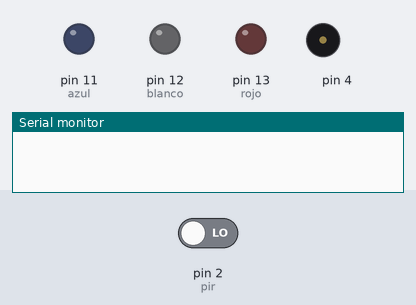
Recording of a sketch running on a simulated Arduino Uno, built with avr-gcc and run on an emulated ATmega328P. Shown: output pins drawn as LEDs (lit = HIGH), buzzer (waves = sounding), the last lines printed to the serial monitor. The inputs (shaded band) are chosen by the test bench; at power-on: pin 2 (pir) LOW.

Above: at 1.2 s.
1.3 s: pin 2 (pir) driven HIGH
At 1.7 s:
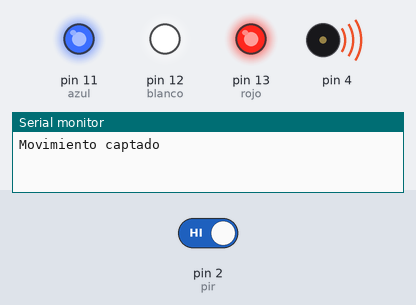
4.3 s: pin 2 (pir) driven LOW
At 4.8 s:
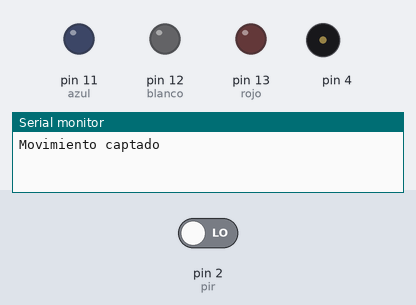
Timing chart, 0 to 7.3 s (numbered marks = the images above; inputs shaded):
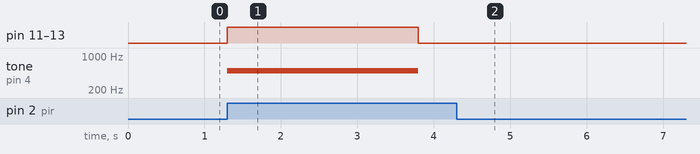

The sketch:

movimientobuzzer_1.ino
```cpp
byte rojo = 13;

byte blanco = 12;

byte azul = 11;

byte pir = 2;


void setup(){


  Serial.begin(9600);

  pinMode(4, OUTPUT);

  pinMode(rojo, OUTPUT);

  pinMode(blanco, OUTPUT);

  pinMode(azul, OUTPUT);

  pinMode(pir, INPUT);


}


void loop(){

  if(digitalRead(pir) == HIGH){
    digitalWrite(rojo, HIGH);
    digitalWrite(blanco, HIGH);
    digitalWrite(azul, HIGH);
    Serial.println("Movimiento captado");
    tone(4, 500);
    delay(2500);

    digitalWrite(rojo, LOW);
    digitalWrite(blanco, LOW);
    digitalWrite(azul, LOW);
    noTone(4);
    delay(2500);


  }

}
```

Measured:
- after the input at 1.3 s, pin 11 (azul), pin 12 (blanco), pin 13 (rojo): LOW → HIGH at once, → LOW 2.5 s later; tone on pin 4: silent → 500 Hz at once, → silent 2.5 s later
- after the input at 4.3 s, pin 11 (azul), pin 12 (blanco), pin 13 (rojo): stays LOW (without the input it goes to HIGH after 2.0 s); tone on pin 4: stays silent (without the input it goes to 500 Hz after 2.0 s)
